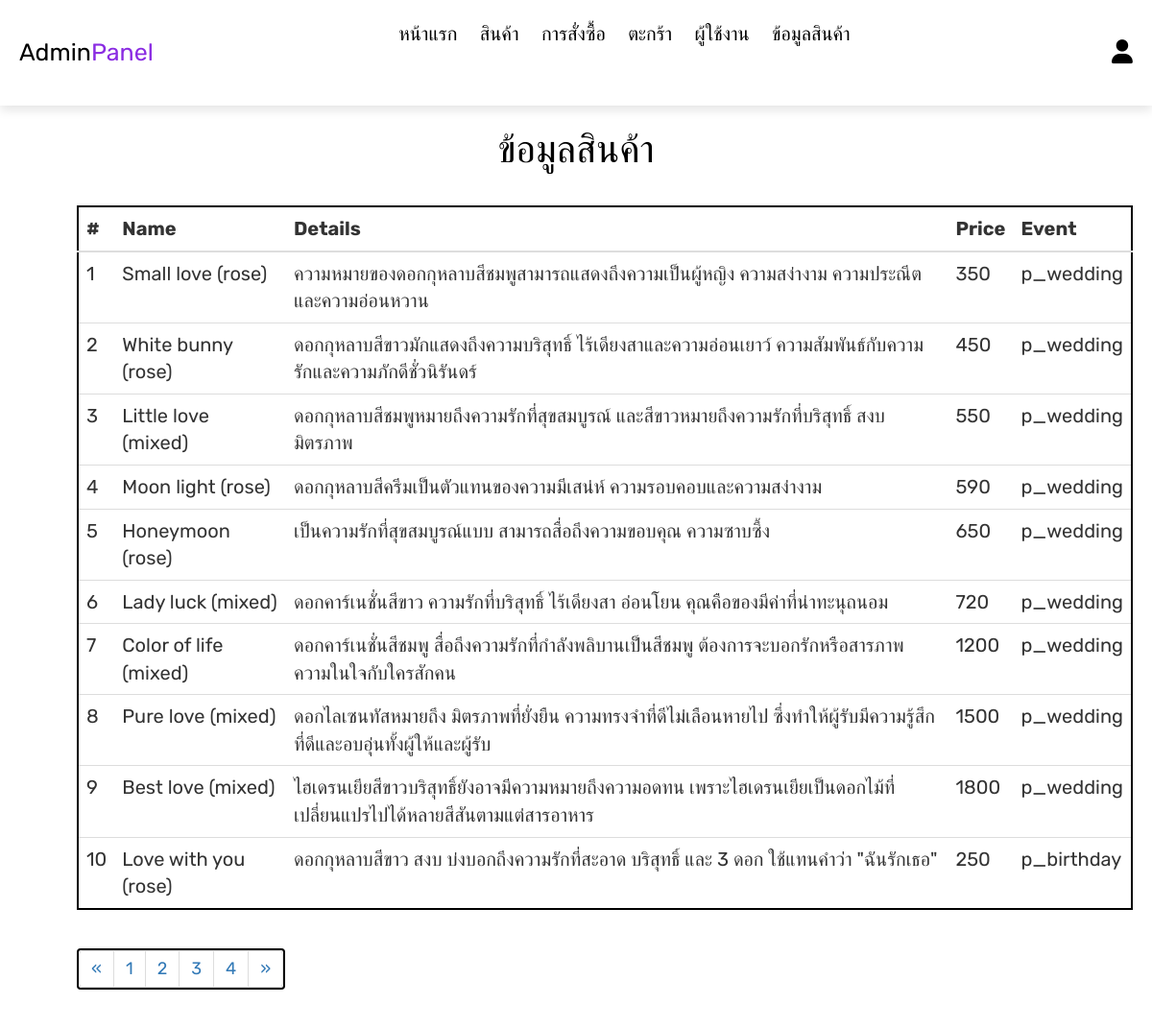
/ (signed in), run on the app's committed database.
### tables this page shows
CREATE TABLE `product` (
  `id` int(100) NOT NULL,
  `name` varchar(100) NOT NULL,
  `details` varchar(500) NOT NULL,
  `price` int(100) NOT NULL,
  `image` varchar(100) NOT NULL,
  `event` char(20) NOT NULL
);

### index.php (the view, shortened to what this page needs)
<!DOCTYPE html>
<html>
<head>
    <link rel="stylesheet" href="css/admin_style.css">
    <link rel="stylesheet" href="https://maxcdn.bootstrapcdn.com/bootstrap/3.3.6/css/bootstrap.min.css"" rel=" nofollow">
    <link rel="stylesheet" href="https://cdnjs.cloudflare.com/ajax/libs/font-awesome/6.0.0/css/all.min.css">
</head>
<body>
    <?php include 'admin_header.php'; ?>
    <?php
    $con = mysqli_connect('localhost', 'root', '', 'floralandshop');
    $perpage = 10;
    if (isset($_GET['page'])) {
        $page = $_GET['page'];
    } else {
        $page = 1;
    }
    $start = ($page - 1) * $perpage;
    $sql = "select id,name,details,price,event from product limit {$start} , {$perpage} ";
    $query = mysqli_query($con, $sql);
    ?>
    <h1 class="title">ข้อมูลสินค้า</h1>
    <div class="This">
        <div class="row">
            <div class="col-lg-12">
                <table class="table">
                    <thead>
                        <tr>
                            <th>#</th>
                            <th>Name</th>
                            <th>Details</th>
                            <th>Price</th>
                            <th>Event</th>
                        </tr>
                    </thead>
                    <tbody>
                        <?php while ($result = mysqli_fetch_assoc($query)) { ?>
                            <tr>
                                <td><?php echo $result['id']; ?></td>
                                <td><?php echo $result['name']; ?></td>
                                <td><?php echo $result['details']; ?></td>
                                <td><?php echo $result['price']; ?></td>
                                <td><?php echo $result['event']; ?></td>
                            </tr>
                        <?php } ?>
                    </tbody>
                </table>
                <?php
                $sql2 = "select id,name,details,price,event from product ";
                $query2 = mysqli_query($con, $sql2);
                $total_record = mysqli_num_rows($query2);
                $total_page = ceil($total_record / $perpage);
                ?>
                <nav>
                    <ul class="pagination">
                        <li>
                            <a href="index.php?page=1" aria-label="Previous">
                                <span aria-hidden="true">&laquo;</span>
                            </a>
                        </li>
                        <?php for ($i = 1; $i <= $total_page; $i++) { ?>
                            <li><a href="index.php?page=<?php echo $i; ?>"><?php echo $i; ?></a></li>
                        <?php } ?>
                        <li>
                            <a href="index.php?page=<?php echo $total_page; ?>" aria-label="Next">
                                <span aria-hidden="true">&raquo;</span>
                            </a>
                        </li>
                    </ul>
                </nav>
            </div>
        </div>
    </div>
</body>
</html>

### css/admin_style.css (style rules this page uses)
* { font-family: 'Rubik', sans-serif; margin:0; padding:0; box-sizing: border-box; outline: none; border:none; text-decoration: none; transition:all .2s linear; }
html { font-size: 62.5%; overflow-x: hidden; scroll-behavior: smooth; scroll-padding-top: 6.5rem; }
body { background: #fff; }
.title { text-align: center; margin-bottom: 2rem; color:#000; font-size: 4rem; }

### index.php (style rules this page uses)
.This { padding: 2rem; padding-left: 8rem; }
.table { border: #000 2px solid; font-size: 20px; padding: 2rem; }
.pagination { display: inline-flex; font-size: large; text-align: center; border: 2px solid black; }

### data on the page
product: id "1", name "Small love (rose)", details "ความหมายของดอกกุหลาบสีชมพูสามารถแสดงถึงความเป็นผู้หญิง ความสง่างาม ความประณีตและความอ่อนหวาน", price "350", event "p_wedding"
product: id "2", name "White bunny (rose)", details "ดอกกุหลาบสีขาวมักแสดงถึงความบริสุทธิ์ ไร้เดียงสาและความอ่อนเยาว์ ความสัมพันธ์กับความรักและความภักดีชั่วนิรันดร์", price "450", event "p_wedding"
product: id "3", name "Little love (mixed)", details "ดอกกุหลาบสีชมพูหมายถึงความรักที่สุขสมบูรณ์ และสีขาวหมายถึงความรักที่บริสุทธิ์ สงบ มิตรภาพ", price "550", event "p_wedding"
product: id "4", name "Moon light (rose)", details "ดอกกุหลาบสีครีมเป็นตัวแทนของความมีเสน่ห์ ความรอบคอบและความสง่างาม", price "590", event "p_wedding"
product: id "5", name "Honeymoon (rose)", details "เป็นความรักที่สุขสมบูรณ์แบบ สามารถสื่อถึงความขอบคุณ ความซาบซึ้ง", price "650", event "p_wedding"
product: id "6", name "Lady luck (mixed)", details "ดอกคาร์เนชั่นสีขาว ความรักที่บริสุทธิ์ ไร้เดียงสา อ่อนโยน คุณคือของมีค่าที่น่าทะนุถนอม", price "720", event "p_wedding"
product: id "7", name "Color of life (mixed)", details "ดอกคาร์เนชั่นสีชมพู สื่อถึงความรักที่กำลังพลิบานเป็นสีชมพู ต้องการจะบอกรักหรือสารภาพความในใจกับใครสักคน", price "1200", event "p_wedding"
product: id "8", name "Pure love (mixed)", details "ดอกไลเซนทัสหมายถึง มิตรภาพที่ยั่งยืน ความทรงจำที่ดีไม่เลือนหายไป ซึ่งทำให้ผู้รับมีความรู้สึกที่ดีและอบอุ่นทั้งผู้ให้และผู้รับ", price "1500", event "p_wedding"
product: id "9", name "Best love (mixed)", details "ไฮเดรนเยียสีขาวบริสุทธิ์ยังอาจมีความหมายถึงความอดทน เพราะไฮเดรนเยียเป็นดอกไม้ที่เปลี่ยนแปรไปได้หลายสีสันตามแต่สารอาหาร", price "1800", event "p_wedding"
product: id "10", name "Love with you (rose)", details "ดอกกุหลาบสีขาว สงบ บ่งบอกถึงความรักที่สะอาด บริสุทธิ์ และ 3 ดอก ใช้แทนคำว่า \"ฉันรักเธอ\"", price "250", event "p_birthday"
